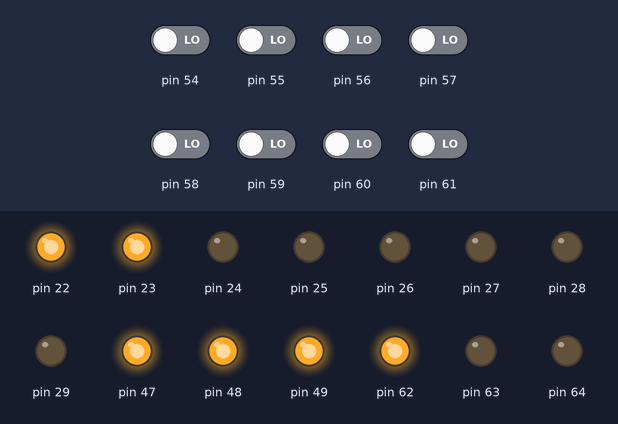
The sketch below on a simulated Arduino Mega 2560, built with avr-gcc and run on an emulated ATmega2560. Shown: output pins drawn as LEDs (lit = HIGH). The test bench sets the inputs (shaded band); at power-on: pin 54–61 LOW. What the sketch prints to the serial monitor is not drawn. At 0.1 s the program stops and its outputs stay as they are.

Above: at 0.1 s.
Timing chart, 0 to 1.6 s (numbered marks = the images above):
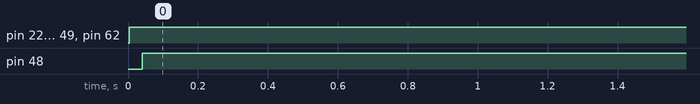

The sketch:

Dump_Entry_Point.ino
```cpp
/*
  カートリッジpin割り当て表(カートリッジ左から1pin)
  https://gbdev.gg8.se/wiki/articles/DMG_Schematics
  1: Vcc   9: a3    17: a11  25: d3
  2: CLK? 10: a4   18: a12  26: d4
  3: /WR  11: a5   19: a13  27: d5
  4: /RD  12: a6   20: a14  28: d6
  5: /CS  13: a7   21: a15  29: d7
  6: a0   14: a8   22: d0   30: /RST
  7: a1   15: a9   23: d1   31: Vin
  8: a2   16: a10  24: d2   32: GND
*/
// アドレスバスの指定
void set_addr(uint16_t address) {
  PORTA = address & 0xFF;
  PORTK = (address >> 8) & 0xFF;
}
// 指定アドレスから1Byte読み出し
uint8_t get_byte(uint16_t address) {
  set_addr(address);
  PORTL = B00000101;  // CS=1,R=0,W=1を設定
  delayMicroseconds(10);
  uint8_t result = PINF;
  PORTL = B00000111;
  delayMicroseconds(10);
  return result;
}
// GPIO割り当て（レジスタにより）
void ini() {
  DDRA = B11111111;   // PORT A に読み込みたいアドレスのLSBを指定
  DDRK = B11111111;   // PORT K に読み込みたいアドレスのMSBを指定
  DDRF = B00000000;   // PORT F にByte出力を指定
  DDRL = B00000111;   // PORT L に 最下位bitからWrite、Read、ChipSelect（ROM/RAM）を指定
  // 例えば、ROMから読み出す時は、CS=1,R=0,W=1となる（負論理）
  //        RAMから読み出す時は、CS=0,R=0,W=1となる
  PORTL = B00000000;  // W,R,CSの初期化
  PORTA = B00000000;  // アドレス指定の初期化
  PORTK = B00000000;  //
}
// 初期化
void setup() {
  Serial.begin(9600);
  ini();
}
// エントリーポイント表示
void loop() {
  Serial.println("== DUMP START ==");

  PORTL = B00000111;  // 読み書き時以外は常にこの状態にするらしい
  delayMicroseconds(10);

  char buf[10];
  uint16_t addr;
  Serial.println("= Entry Point =");
  for (int i = 0; i < 4; i++) {
    addr = 0x100 + i;
    sprintf(buf, "%04X : %02X", addr, get_byte(addr));
    Serial.print(buf);
    Serial.println("");
  }
  Serial.println("==  END  ==");
  while(1);
}
```

Measured:
- by itself, pin 22, pin 23, pin 47, pin 49, pin 62: LOW → HIGH at 0.00 s
- by itself, pin 48: LOW → HIGH at 0.04 s
